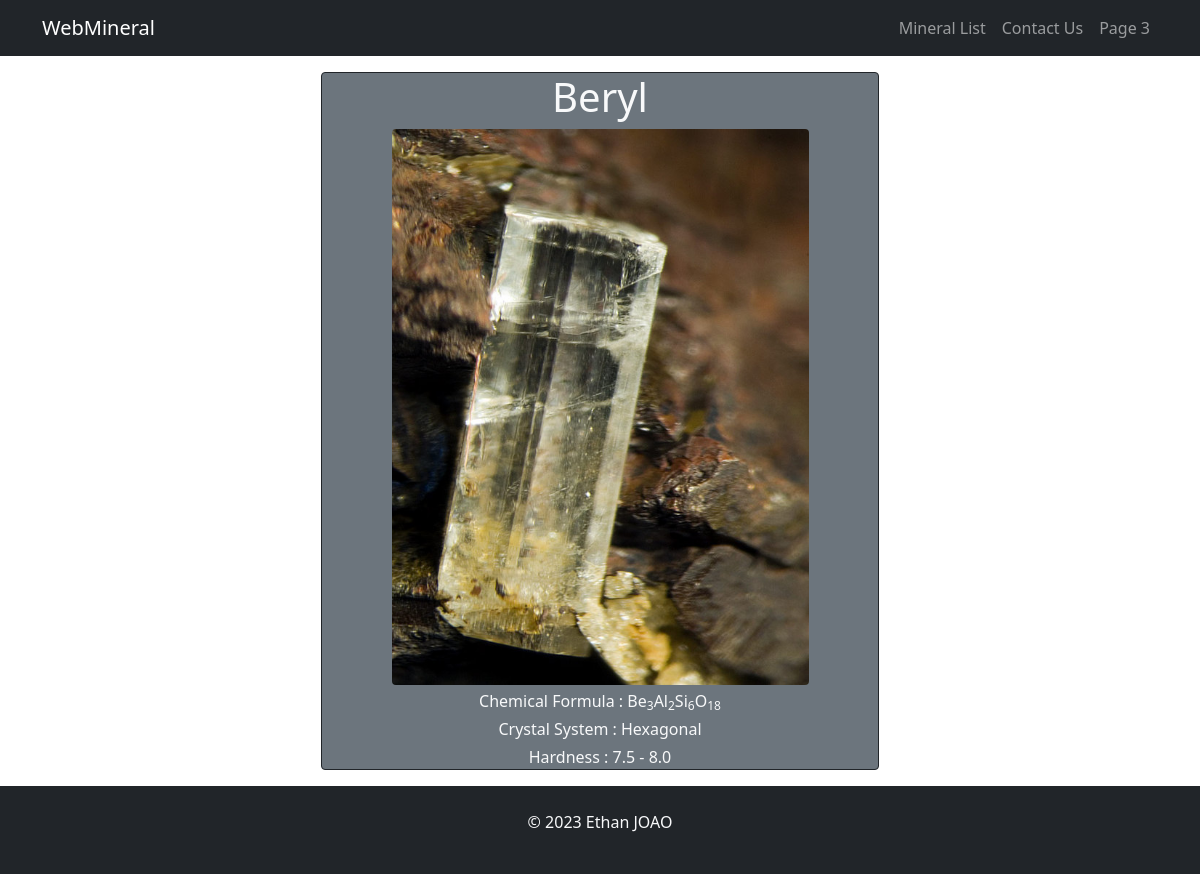
Page /mineral.php?id=1 on the committed database.
### tables this page shows
CREATE TABLE `mineral`
(
    `id`               int           NOT NULL AUTO_INCREMENT,
    `name`             varchar(255)  NOT NULL,
    `chemical_formula` varchar(255)  NOT NULL,
    `crystalSystemID`  int,
    `minHardness`      decimal(3, 1) NOT NULL,
    `maxHardness`      decimal(3, 1) NOT NULL,
    `picturePath`      varchar(255)  NOT NULL,
    PRIMARY KEY(`id`),
    FOREIGN KEY (`crystalSystemID`) REFERENCES `crystal_system`(`id`) ON DELETE CASCADE
);

CREATE TABLE `crystal_system`
(
    `id`   int          NOT NULL AUTO_INCREMENT,
    `name` varchar(255) NOT NULL,
    PRIMARY KEY (`id`)
);

### mineral.php (the view, shortened to what this page needs)
<?php include "templates/header.php";
$mineralID = $_GET["id"];
$query = "SELECT * FROM mineral WHERE id =" . $mineralID;
$statement = $db->prepare($query);
$statement->execute();
$statement->setFetchMode(PDO::FETCH_ASSOC);
$mineral = $statement->fetch();
$querySyst = "SELECT name FROM crystal_system WHERE id = " . $mineral["crystalSystemID"];
$statement2 = $db->prepare($querySyst);
$statement2->execute();
$statement2->setFetchMode(PDO::FETCH_ASSOC);
$system = $statement2->fetch();
?>
<main class="container mx-auto mt-3 mb-3 text-center text-light">
    <div class="border border-dark w-50 mx-auto bg-secondary rounded">
    <h1 class="mx-auto"><?php echo $mineral["name"]; ?></h1>
    <img class="mx-auto img-responsive rounded w-75" src="<?php echo $mineral["picturePath"] ?>">
    <div class="mx-auto mt-1">Chemical Formula : <?php echo $mineral["chemical_formula"]; ?></div>
    <div class="mx-auto mt-1">Crystal System : <?php echo $system["name"]; ?></div>
    <div class="mx-auto mt-1">Hardness : <?php if ($mineral["minHardness"] != $mineral["maxHardness"]) {
            echo $mineral["minHardness"] . ' - ' . $mineral["maxHardness"];
        } else {
            echo $mineral["minHardness"];
        } ?></div>
    </div>
</main>
<?php include "templates/footer.php"; ?>

### rows in the picture
mineral: name "Beryl", picturePath (picture), chemical_formula "Be 3 Al 2 Si 6 O 18", minHardness "7.5", maxHardness "8.0"
crystal_system: name "Hexagonal"
